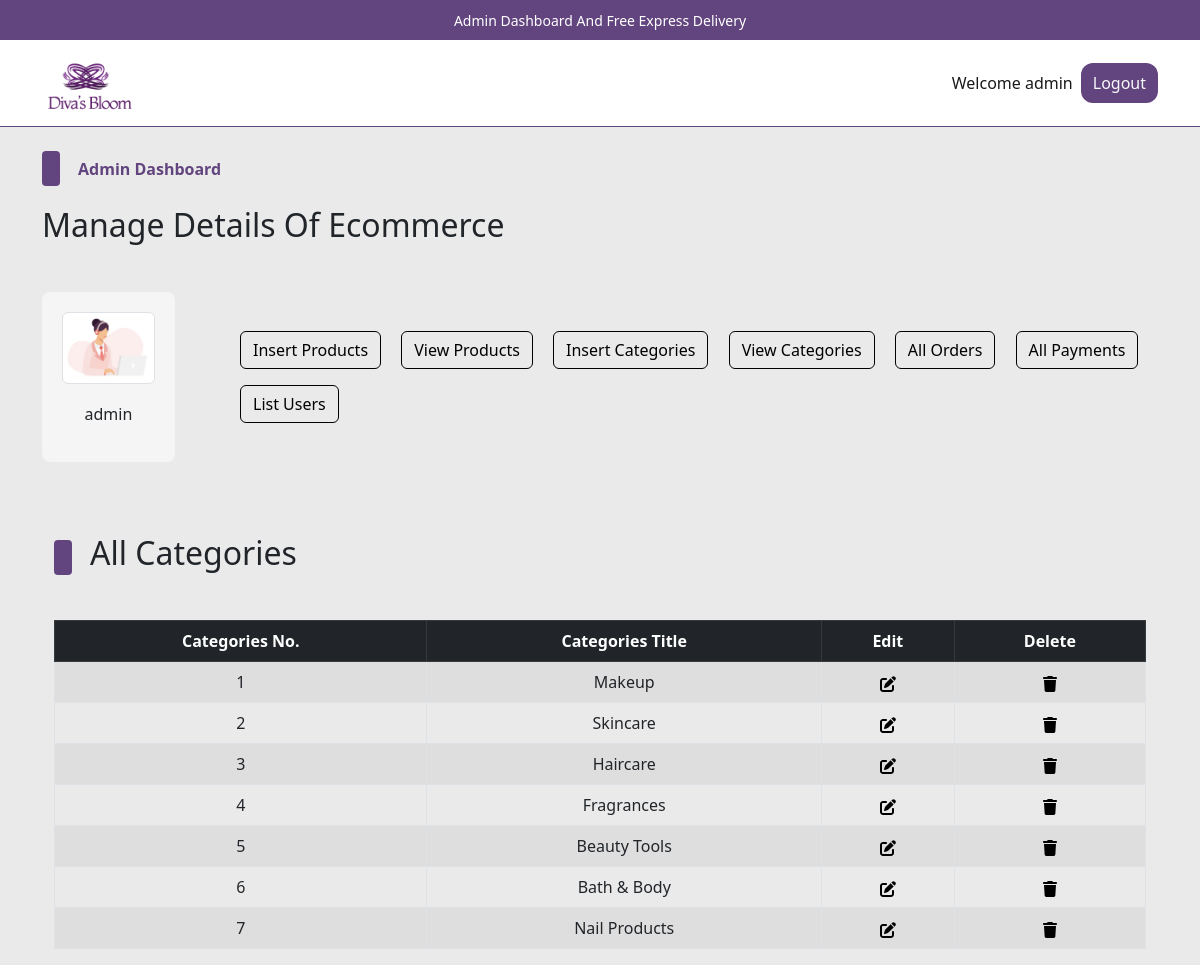
Page /admin/index.php?view_categories (signed in) on the committed database.
### tables this page shows
CREATE TABLE `user_table` (
  `user_id` int(11) NOT NULL,
  `username` varchar(100) NOT NULL,
  `user_email` varchar(100) NOT NULL,
  `user_password` varchar(255) NOT NULL,
  `user_image` varchar(255) NOT NULL,
  `user_ip` varchar(100) NOT NULL,
  `user_address` varchar(255) NOT NULL,
  `user_mobile` varchar(20) NOT NULL,
  `role` enum('admin','user') NOT NULL DEFAULT 'user'
);

CREATE TABLE `categories` (
  `category_id` int(11) NOT NULL,
  `category_title` varchar(100) NOT NULL
);

### admin/view_categories.php (the view, shortened to what this page needs)
<!DOCTYPE html>
<html lang="en">
<head>
</head>
<body>
    <div class="container">
        <div class="categ-header">
            <div class="sub-title">
                <span class="shape"></span>
                <h2>All Categories</h2>
            </div>
        </div>
        <div class="table-data">
            <table class="table table-bordered table-hover table-striped text-center">
                <thead class="table-dark">
                    <tr>
                        <th>Categories No.</th>
                        <th>Categories Title</th>
                        <th>Edit</th>
                        <th>Delete</th>
                    </tr>
                </thead>
                <tbody>
                    <?php
                        $get_category_query = "SELECT * FROM `categories`";
                        $get_category_result = mysqli_query($con,$get_category_query);
                        $id_number = 1;
                        while($row_fetch_categories = mysqli_fetch_array($get_category_result)){
                            $category_id = $row_fetch_categories['category_id'];
                            $category_title = $row_fetch_categories['category_title'];
                            echo "
                            <tr>
                            <td>$id_number</td>
                            <td>$category_title</td>
                            <td>
                                <a href='index.php?edit_category=$category_id'>
                                </a>
                            </td>
                            <td>
                                <a href='index.php?delete_category=$category_id' data-bs-toggle='modal' data-bs-target='#deleteModal_$category_id'>
                                </a>
                                <div class='modal fade' id='deleteModal_$category_id' tabindex='-1' aria-labelledby='deleteModal_$category_id.Label' aria-hidden='true'>
                                                            <a class='text-light' href='index.php?delete_category=$category_id'>
                                                                Delete $category_title
                                                            </a>
                                </div>
                            </td>
                        </tr>
                            ";
                            $id_number++;
                        }
                    ?>
                </tbody>
            </table>
        </div>
    </div>
</body>
</html>

### admin/index.php (shortened to what this page needs)
<?php
include('../functions/common_function.php');
if(isset($_SESSION['username'])){
    $username = $_SESSION['username'];
    $get_admin_data = "SELECT * FROM `user_table` WHERE username = ? AND role = 'admin'";
    $stmt = mysqli_prepare($con, $get_admin_data);
    mysqli_stmt_bind_param($stmt, "s", $username);
    mysqli_stmt_execute($stmt);
    $get_admin_result = mysqli_stmt_get_result($stmt);
    if($get_admin_result && mysqli_num_rows($get_admin_result) > 0){
        $row_fetch_admin_data = mysqli_fetch_array($get_admin_result);
        $username = $row_fetch_admin_data['username'];
        $user_image = $row_fetch_admin_data['user_image'];
    } else {
        $_SESSION['error_message'] = 'Access denied. Not an admin.';
        header('Location: users_aera/user_login.php');
        exit();
    }
} else {
    header('Location: users_aera/user_login.php');
    exit();
}
?>
<!DOCTYPE html>
<html lang="en">
<head>
    <link rel="stylesheet" href="../assets/css/bootstrap.css" />
    <link rel="stylesheet" href="../assets/css/main.css" />
</head>
<body>
    <div class="upper-nav primary-bg p-2 px-3 text-center text-break">
        <span>Admin Dashboard And Free Express Delivery</span>
    </div>
    <nav class="navbar navbar-expand-lg navbar-light bg-light">
        <div class="container">
        <a class="navbar-brand d-flex align-items-center gap-2" href="./index.php">
                <img src="./admin_images/Logo.png" alt="Diva's Bloom Logo" style="height: 60px;">
            </a>
            <div class="collapse navbar-collapse" id="navbarSupportedContentad">
                <ul class="navbar-nav ms-auto mb-2 mb-lg-0">
                    <li class="nav-item">
                        <a class="nav-link active" aria-current="page" href="./index.php">Welcome <?php echo $username;?></a>
                    </li>
                    <li class="nav-item">
                    <button class="btn btn-primary p-0 px-1">
                            <a href="./admin_logout.php" class="nav-link text-light">Logout</a>
                        </button>
                    </li>
                </ul>
            </div>
        </div>
    </nav>
    <div class="control">
        <div class="container pt-4 pb-0">
            <div class="categ-header">
                <div class="sub-title">
                    <span class="shape"></span>
                    <span class="title">Admin Dashboard</span>
                </div>
                <h2>Manage Details Of Ecommerce</h2>
            </div>
            <div class="row align-items-center">
                <div class="col-md-2">
                    <div class="admin-image">
                        <img src="../users_area/user_images/<?php echo urlencode($user_image); ?>" class="img-thumbnail" alt="Admin Photo">
                        <p><?php echo $username;?></p>
                    </div>
                </div>
                <div class="col-md-10">
                    <div class="buttons">
                        <button class="btn btn-outline-primary m-2">
                            <a href="./insert_product.php" class="nav-link">Insert Products</a>
                        </button>
                        <button class="btn btn-outline-primary m-2">
                            <a href="index.php?view_products" class="nav-link">View Products</a>
                        </button>
                        <button class="btn btn-outline-primary m-2">
                            <a href="index.php?insert_category" class="nav-link">Insert Categories</a>
                        </button>
                        <button class="btn btn-outline-primary m-2">
                            <a href="index.php?view_categories" class="nav-link">View Categories</a>
                        </button>
                        <button class="btn btn-outline-primary m-2">
                            <a href="index.php?list_orders" class="nav-link">All Orders</a>
                        </button>
                        <button class="btn btn-outline-primary m-2">
                            <a href="index.php?list_payments" class="nav-link">All Payments</a>
                        </button>
                        <button class="btn btn-outline-primary m-2">
                            <a href="index.php?list_users" class="nav-link">List Users</a>
                        </button>
                    </div>
                </div>
            </div>
        </div>
    </div>
    <div class="container">
        <div class="divider"></div>
    </div>
    <div class="change-page">
        <div class="container">
            <?php
            if(isset($_GET['view_categories'])){
                include('./view_categories.php');
            }
            ?>
        </div>
    </div>
</body>
</html>

### assets/css/main.css (style rules this page uses)
* { -webkit-box-sizing: border-box; -moz-box-sizing: border-box; box-sizing: border-box; margin: 0; padding: 0; }
html { scroll-behavior: smooth; }
body { background-color:rgb(234, 234, 234); }
a { text-decoration: none; color: #000000; cursor: pointer; }
button, input[type="submit"] { cursor: pointer; }
ul { list-style: none; }
.primary-bg { background-color: #62447E; }
.divider { background-color: #eaeaea; height: 1.5px; width: 100%; margin-top: 30px; margin-bottom: 40px; }
.container .categ-header { display: flex; flex-direction: column; gap: 20px; margin-bottom: 40px; }
.container .categ-header .sub-title { display: flex; flex-direction: row; gap: 18px; align-items: center; }
.container .categ-header .sub-title span:nth-of-type(1) { width: 18px; height: 35px; background-color: #62447E; border-radius: 4px; -webkit-border-radius: 4px; -moz-border-radius: 4px; -ms-border-radius: 4px; -o-border-radius: 4px; }
.shape { display: inline-block; width: 18px; height: 35px; background-color: #62447E; border-radius: 4px; -webkit-border-radius: 4px; -moz-border-radius: 4px; -ms-border-radius: 4px; -o-border-radius: 4px; }
.container .categ-header .sub-title span:nth-of-type(2) { color: #62447E; font-weight: bold; }
.upper-nav span { color: #ffffff; font-size: 14px; }
.bg-light { background-color: #ffffff !important; border-bottom: 1px solid #62447E; }
.control .container .row .admin-image { width: 80%; background-color: #F5F5F5; padding: 20px; display: flex; flex-direction: column; gap:18px; align-items: center; border-radius: 8px; -webkit-border-radius: 8px; -moz-border-radius: 8px; -ms-border-radius: 8px; -o-border-radius: 8px; }
.control .container .row .admin-image img { width: 100%; }
.control .container .row .buttons a.nav-link { transition: 0s; -webkit-transition: 0s; -moz-transition: 0s; -ms-transition: 0s; -o-transition: 0s; }
td { vertical-align: middle; }
.navbar-brand { color: #62447E; }
.btn-primary { background-color: #62447E; border: none; border-radius: 12px; transition: background-color 0.3s ease; }

### rows in the picture
user_table: username "admin", user_image (picture)
categories: category_title "Makeup"
categories: category_title "Skincare"
categories: category_title "Haircare"
categories: category_title "Fragrances"
categories: category_title "Beauty Tools"
categories: category_title "Bath & Body"
categories: category_title "Nail Products"
